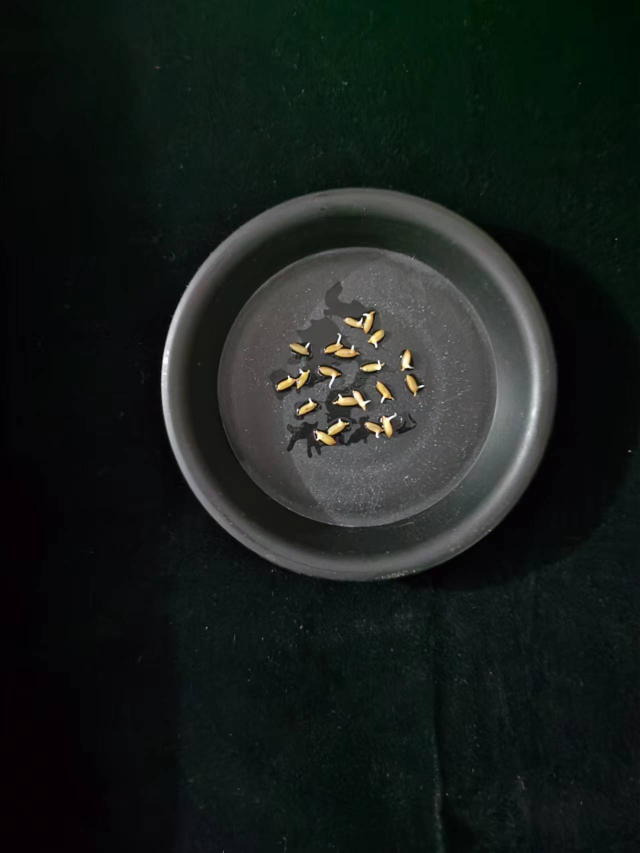
%> input picture GR_project/data/534/1.jpg, 1280 x 1706 px (shown at 1/2 size)
$ octave --eval "result = calcGrainNum('data/534/1.jpg');"   (GNU Octave 9; MATLAB toolbox functions it lacks are replaced by stand-ins)
%> lines starting %> are read from the running program, lines starting %| are printed output that depends on the picture; in (x1, y1, x2, y2) boxes, pixels count from 0 and x2, y2 are one past the last pixel; in counts of white or black regions, pixels touching at a corner belong together; the program's own positions count from 1
function [numOfGrains,numOfBud] = calcGrainNum(imagePath)
%> called with imagePath = 'data/534/1.jpg'
I=imread(imagePath);
%> I is the input picture: size 1706x1280x3 uint8; mean R, G, B 24.6, 31, 28.2
% imtool(I);
I_tmp = I;
I_tmp1 = I;
I_tmp2 = I;
I=double(I);
%> I: size 1706x1280x3 double
I_gray=I(:,:,1);
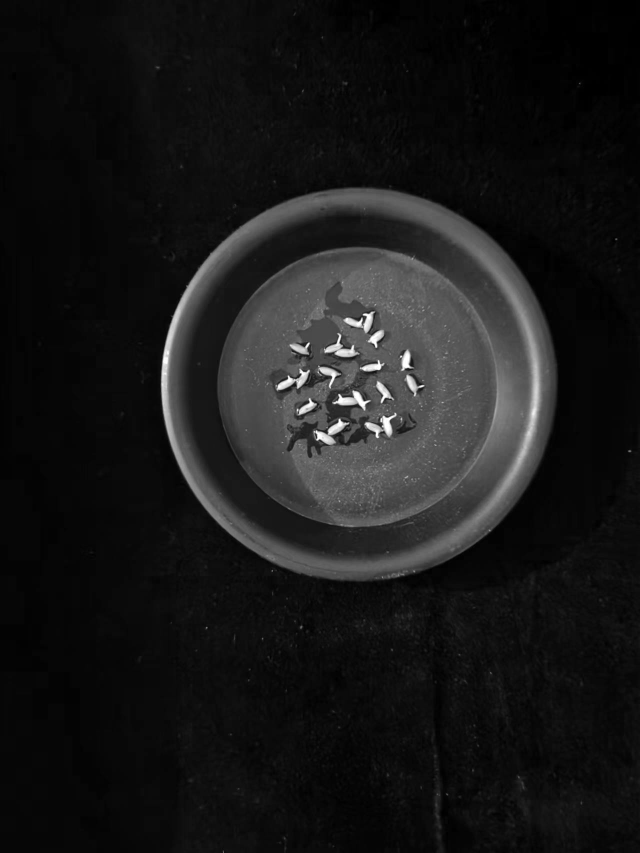
%> I_gray: size 1706x1280 double (shown at 1/2 size); min 0, max 255, mean 24.6
I_gray1=I(:,:,2);
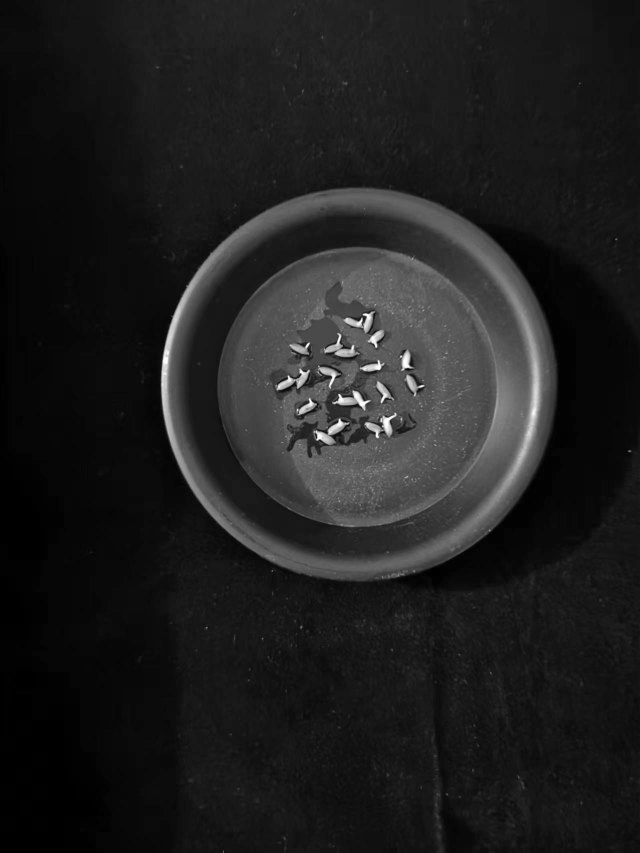
%> I_gray1: size 1706x1280 double (shown at 1/2 size); min 0, max 255, mean 31
size1=size(I);
%> size1 = [1706 1280 3]
I_column=reshape(I,size1(1)*size1(2),3);
thr1=60;thr2=60;
I1=I_column(:,1)-I_column(:,3);I1(I1>=thr1)=30;
I2=I_column(:,2)-I_column(:,3);I2(I2>=thr2)=30;
I4=I_column(:,1)+I_column(:,2)+I_column(:,3);
I1=[I1,I2];
matrix1=[40 40;0 0]; %定义2个初始聚类中心
idx=kmeans(I1,2,'Start',matrix1); %利用Start指定初始聚类中心
idx=idx-1;
temp1=mean(I4(idx==0));
%> temp1 = 405.4
temp2=mean(I4(idx==1));
%> temp2 = 81.6
if temp1>temp2
    idx=~idx;
%> idx = 2183680 logical values, 15016 true
end
idx_reshape=reshape(idx,size1(1),size1(2));
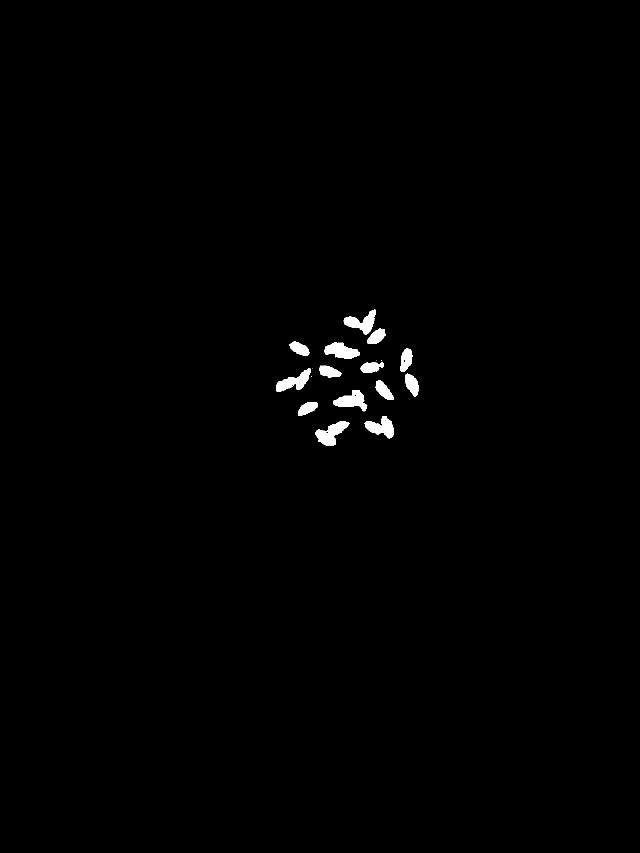
%> idx_reshape: size 1706x1280 logical (shown at 1/2 size); 0.69% white; 18 white regions (4 under 20 px), largest, box (x1, y1, x2, y2) and area: (631, 843, 700, 892) 1666, (667, 780, 735, 823) 1518, (649, 684, 720, 717) 1481


I1=idx_reshape;
I1 = bwareaopen(I1,80,4);%删除较小面积的连通图
%> I1: size 1706x1280 logical; 0.69% white; 14 white regions, largest, box (x1, y1, x2, y2) and area: (631, 843, 700, 892) 1666, (667, 780, 735, 823) 1518, (649, 684, 720, 717) 1480
I1=imfill(I1,'holes');
%> I1: size 1706x1280 logical; 0.69% white; 14 white regions, largest, box (x1, y1, x2, y2) and area: (631, 843, 700, 892) 1667, (667, 780, 735, 823) 1525, (649, 684, 720, 717) 1482

% [labeled,numObjects]=bwlabel(I1,4); %确定图像中的连通区域个数
labeled = bwlabeln(I1,4);
%> labeled: size 1706x1280 double; 15 distinct labels, from 0 to 14
numObjects=max(max(labeled));
%> numObjects = 14

%缩小每个连通区域的谷粒
each_grain_area_histogram=zeros(numObjects,256);   %统计连通区域红色分量直方图
for i=1:size1(1)
    for j=1:size1(2)
        temp=labeled(i,j);
        if temp~=0
            temp1=I_gray(i,j);
            temp1=temp1+1;
            each_grain_area_histogram(temp,temp1)=each_grain_area_histogram(temp,temp1)+1;
        end
    end
end
%> after the loop, temp1 = 97
each_grain_area_histogram_inflection_position=zeros(numObjects,1);
x=1:256;
d=5;
initial1=150;
for i=1:numObjects %对直方图进行平滑
     h=fspecial('gaussian',[1,100],7.5);
    each_grain_area_histogram(i,:)=imfilter(each_grain_area_histogram(i,:),h);
    %确定直方图的趋势线
    y=each_grain_area_histogram(i,:);
    r=polyfit(x,y,d);
    yv=r(1)*x.^5+r(2)*x.^4+r(3)*x.^3+r(4)*x.^2+r(5)*x+r(6);%直方图的趋势线
    [max1,indx1]=max(yv(initial1:255));
    indx1=indx1+initial1-2;
    for k=indx1:-1:2
        temp1=yv(k);%沿最大值向左下角找第一个谷点
        temp2=yv(k-1);
        temp3=yv(k+1);
        if temp1<=temp2 && temp1<=temp3
            break;
        end
    end
    each_grain_area_histogram_inflection_position(i,1)=k;
end
%> this loop made 14 passes
%> (r, max1, indx1) on passes 1 to 10: ([-4.75e-10 1.94e-07 -1.21e-05 -0.0027 0.293 -1.66], 12.62, 223), ([1.81e-10 -1.67e-07 4.98e-05 -0.00593 0.278 -1.76], 5.7, 194), ([9.92e-11 -1.06e-07 3.66e-05 -0.00502 0.259 -1.46], 5.12, 224), ([-2.42e-10 5.27e-08 1.81e-05 -0.00533 0.375 -2.07], 14.05, 227), ([-1.82e-10 4.97e-08 7.11e-06 -0.00282 0.208 -1.36], 6.2, 217), ([-8.22e-10 3.7e-07 -4.15e-05 -0.000857 0.259 -1.68], 14.69, 218), ([2e-10 -1.72e-07 5.72e-05 -0.00817 0.457 -2.88], 16.94, 254), ([-7.24e-10 3.87e-07 -6.36e-05 0.00284 0.0909 -0.602], 12.1, 227), ([-1.08e-10 3.74e-08 2.68e-06 -0.00182 0.152 -0.824], 6.55, 245), ([-1.97e-10 8.44e-08 -4.77e-06 -0.00159 0.198 -1.88], 11.75, 242)
%> after the loop, each_grain_area_histogram_inflection_position = [129; 95; 116; 123; 124; 128; 129; 141; 137; 127; 129; 138; 181; 129]
for i=1:size1(1)
    for j=1:size1(2)
        temp=labeled(i,j);
        if temp~=0
            if each_grain_area_histogram_inflection_position(temp,1)~=0 ...
                && I_gray(i,j)<each_grain_area_histogram_inflection_position(temp,1)
                I1(i,j)=0;
                labeled(i,j)=0;
            end
        end
    end
end
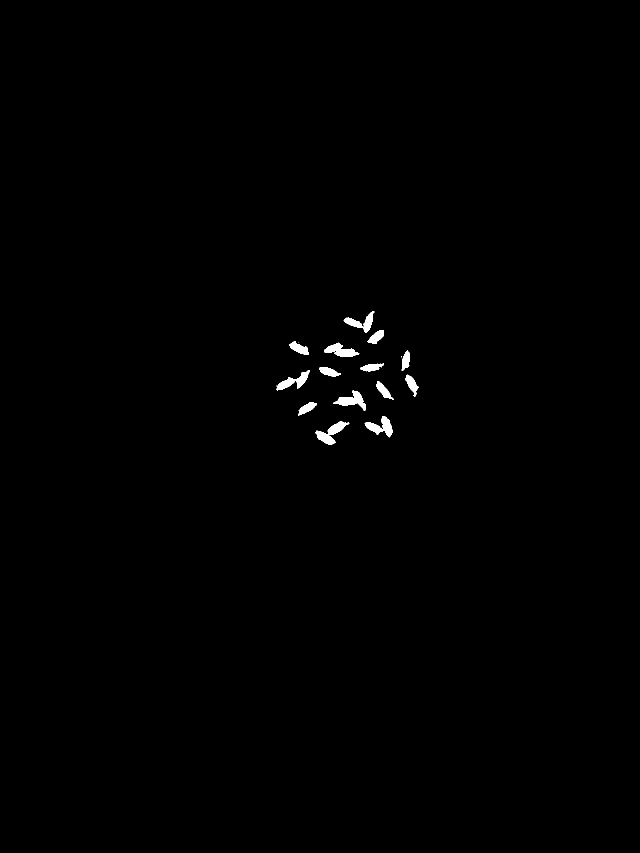
%> I1: size 1706x1280 logical (shown at 1/2 size); 0.47% white; 17 white regions (3 under 20 px), largest, box (x1, y1, x2, y2) and area: (631, 843, 699, 890) 1201, (667, 781, 731, 821) 1054, (729, 832, 785, 875) 1052
%> labeled: size 1706x1280 double; 15 distinct labels, from 0 to 14
 I1 = bwareaopen(I1,100,4);%删除较小面积的连通图

[labeled,numObjects]=bwlabel(I1,4); %确定图像中的连通区域个数
%> labeled: size 1706x1280 double; 15 distinct labels, from 0 to 14

each_grain_area=zeros(numObjects,1); %统计每个谷粒连通区域的面积
for i=1:size1(1)
    for j=1:size1(2)
        temp1=labeled(i,j);
        if temp1~=0
            each_grain_area(temp1)=each_grain_area(temp1)+1;
        end
    end
end
%> after the loop, each_grain_area = [978; 556; 488; 1201; 489; 1011; 1054; 922; 472; 1052; 511; 513; 435; 526]
[sort_each_grain_area indx]=sort(each_grain_area);
%> sort_each_grain_area = [435; 472; 488; 489; 511; 513; 526; 556; 922; 978; 1011; 1052; 1054; 1201]; indx = [13; 9; 3; 5; 11; 12; 14; 2; 8; 1; 6; 10; 7; 4]

h1=fspecial('gaussian',3,0.65);
smooth_sort_each_grain_area=imfilter(sort_each_grain_area,h1); %面积分布曲线图高斯平滑
%> smooth_sort_each_grain_area = [222.9; 290.2; 300.9; 305.7; 314.6; 319.4; 328.2; 384.4; 535.3; 603.8; 627.9; 647.8; 670.7; 586.1]

sort_each_grain_area_grad=gradient(smooth_sort_each_grain_area,1);
%> sort_each_grain_area_grad = [67.35; 38.99; 7.74; 6.84; 6.85; 6.83; 32.47; 103.5; 109.7; 46.32; 22; 21.4; -30.88; -84.68]

sort_each_grain_area_grad2=gradient(sort_each_grain_area_grad,1);%梯度曲线再求梯度
%> sort_each_grain_area_grad2 = [-28.36; -29.8; -16.08; -0.446; -0.00367; 12.81; 48.35; 38.62; -28.61; -43.86; -12.46; -26.44; -53.04; -53.8]

start0=0; end0=0;
for i=2:numObjects-1
    if sort_each_grain_area_grad2(i-1)<0&&sort_each_grain_area_grad2(i+1)>0
        start0=i;
        break;
    end
end
%> this loop made 4 passes
%> start0 on pass 4: 5
for i=start0+1:numObjects-3
    temp=(sort_each_grain_area(i+3)-sort_each_grain_area(i))/sort_each_grain_area(i);
    if temp>0.2
        end0=i;
        break;
    end
end
%> this loop made 1 pass
%> (i, temp, end0) on pass 1: (6, 0.797, 6)

if end0==0     %图像中的谷粒都是单个独立摆放的，无粘连
    end0=numObjects;
end

% h2=fspecial('gaussian',7,10);
% smooth_sort_each_grain_area_grad=imfilter(sort_each_grain_area_grad,h2); %梯度曲线图高斯平滑
% figure;plot(x,smooth_sort_each_grain_area_grad);
%确定最优单个谷粒面积
min_error=1000000;
for i=start0:end0
    total_error=0;
    total_number=0;
    for j=start0:end0
        temp1=fix(sort_each_grain_area(j)/sort_each_grain_area(i));%取整数部分
        temp3=sort_each_grain_area(j)/sort_each_grain_area(i);
        if (temp1==0 || temp1==1)
            total_error=total_error+abs((1-temp3));
            total_number=total_number+1;
        end
    end
    total_error=total_error/total_number;
    if total_error<min_error
        min_error=total_error;
        one_grain_area=sort_each_grain_area(i);
        opt_grain_index=indx(i);
    end
end
%> this loop made 2 passes
%> (i, total_error, min_error, one_grain_area, opt_grain_index) on passes 1 to 2: (5, 0.00196, 0.00196, 511, 11), (6, 0.00195, 0.00195, 513, 12)
%谷粒计数
threshold1=0.5;
threshold2=0.4;
total1=0;
contain=zeros(numObjects,1);   %记录每个谷粒连通区域包含的谷粒数
contain1=zeros(numObjects,1);   %记录每个谷粒连通区域包含的谷粒数

for i=1:numObjects
    temp1=fix(each_grain_area(i)/one_grain_area);%取整数部分
    temp2=each_grain_area(i)/one_grain_area-temp1;%取小数部分
    contain1(i)=each_grain_area(i)/one_grain_area;
    if temp1==0&&temp2>threshold1
        total1=total1+1;
        contain(i,1)=1;
    end
    if temp1>0&&temp2>threshold1
        total1=total1+temp1+1;
        contain(i,1)=temp1+1;
    end
    if temp1>0&&temp2<threshold1
        total1=total1+temp1;
        contain(i,1)=temp1;
    end
end
%> this loop made 14 passes
%> (temp1, temp2, total1) on passes 1 to 12: (1, 0.906, 2), (1, 0.0838, 3), (0, 0.951, 4), (2, 0.341, 6), (0, 0.953, 7), (1, 0.971, 9), (2, 0.0546, 11), (1, 0.797, 13), (0, 0.92, 14), (2, 0.0507, 16), (0, 0.996, 17), (1, 0, 18)
%> after the loop, contain = [2; 1; 1; 2; 1; 2; 2; 2; 1; 2; 1; 1; 1; 1]; contain1 = [1.91; 1.08; 0.951; 2.34; 0.953; 1.97; 2.05; 1.8; 0.92; 2.05; 0.996; 1; 0.848; 1.03]


optGrain=zeros(size1(1),size1(2));
for i=1:size1(1)
    for j=1:size1(2)
        ttt=labeled(i,j);
        if ttt==opt_grain_index
%             g=I_gray(i,j);
            optGrain(i,j)=1;
        end
    end
end
%------------------统计萌发种子数目-----------------------------------------
white_threshold=160;%定义白色的阈值
white_connected=zeros(size1(1),size1(2));
for i=1:size1(1)
    for j=1:size1(2)
        if labeled(i,j)==0 && I_gray(i,j)>white_threshold&& I_gray1(i,j)>white_threshold
            white_connected(i,j)=1;
        else
            white_connected(i,j)=0;
        end
    end
end

% figure;imshow(white_connected)
min_bud_area=fix(one_grain_area/50);%确定最小胚芽面积
white_connected = bwareaopen(white_connected,min_bud_area,4);%删除较小面积的连通图
max_bud_area=fix(one_grain_area/3);%确定最大胚芽面积
white_connected = bwareaopen1(white_connected,max_bud_area,4);%删除较大面积的连通图

[white_labeled,white_numObjects]=bwlabel(white_connected,4); %确定图像中的连通区域个数
isWhiteConnectGrain=zeros(white_numObjects,1);   %标记白色连通区域是否与谷粒连通区域相连
for i=2:size1(1)-1
    for j=2:size1(2)-1
        temp1=white_labeled(i,j);
        if temp1==0
            continue;
        end
        if isWhiteConnectGrain(temp1)==1
            continue;
        end
        if temp1>0 && (labeled(i-1,j)>0 || labeled(i+1,j)>0 ...
            || labeled(i,j-1)>0 || labeled(i,j+1)>0)
            isWhiteConnectGrain(temp1)=1;
        end
    end
end
new_white_connected=zeros(size1(1),size1(2)); %与谷粒相连的白色区域
for i=2:size1(1)-1
    for j=2:size1(2)-1
        temp1=white_labeled(i,j);
        if temp1==0
            continue;
        end
       if isWhiteConnectGrain(temp1)==1
            new_white_connected(i,j)=1;
       end
    end
end
new_white_labeled = bwlabeln(new_white_connected,8);
new_white_numObjects=max(max(new_white_labeled));
new_white_connected_perimeter=regionprops(new_white_labeled, 'Perimeter');   %白色连通区域周长

mark_touch_area=zeros(new_white_numObjects,1);    %标记每个胚芽所属的谷粒连通区域
touchPixelsNum=zeros(new_white_numObjects,1);     %标记每个白色连通区域与谷粒粘连处的像素点数目
isTouchPixels=zeros(size1(1),size1(2));         %标记白色像素点是否点与谷粒粘连

for i=2:size1(1)-1
    for j=2:size1(2)-1
        temp1=new_white_labeled(i,j);

        if temp1==0
            continue;
        end
        if temp1>0 && (labeled(i-1,j)>0 || labeled(i+1,j)>0 ...
            || labeled(i,j-1)>0 || labeled(i,j+1)>0)

            if labeled(i-1,j)>0
                mark_touch_area(temp1)=labeled(i-1,j);
                touchPixelsNum(temp1)=touchPixelsNum(temp1)+1;  %如果一个白色连通区域与多个不同的谷粒区域相连，算法只标记一个相连的谷粒连通区域
                isTouchPixels(i,j)=temp1;
                continue;
            elseif labeled(i+1,j)>0
                mark_touch_area(temp1)=labeled(i+1,j);
                touchPixelsNum(temp1)=touchPixelsNum(temp1)+1;
                isTouchPixels(i,j)=temp1;
                continue;
            elseif labeled(i,j-1)>0
                mark_touch_area(temp1)=labeled(i,j-1);
                touchPixelsNum(temp1)=touchPixelsNum(temp1)+1;
                isTouchPixels(i,j)=temp1;
                continue;
            else
                mark_touch_area(temp1)=labeled(i,j+1);
                touchPixelsNum(temp1)=touchPixelsNum(temp1)+1;
                isTouchPixels(i,j)=temp1;
            end
        end
    end
end

div1=zeros(new_white_numObjects,1);

mark_whiteRegion_isValid=zeros(new_white_numObjects,1);
for i=1:new_white_numObjects
       div1(i)=touchPixelsNum(i)/new_white_connected_perimeter(i).Perimeter;
      if div1(i)<0.4
        mark_whiteRegion_isValid(i)=1;
      end
end
new_white_connected3=zeros(size1(1),size1(2));
for i=1:size1(1)
    for j=1:size1(2)
        l=new_white_labeled(i,j);
        if l==0
            continue;
        end
        if(mark_whiteRegion_isValid(l)==0)
            new_white_connected3(i,j)=0;
        end
        if(mark_whiteRegion_isValid(l)==1)
            new_white_connected3(i,j)=1;
        end
    end
end
numOfGrains=total1;
numOfBud=sum(mark_whiteRegion_isValid);
if numOfBud>numOfGrains
    numOfBud=numOfGrains;
end
%谷粒彩色图像
for i=1:size1(1)
    for j=1:size1(2)
        tt=labeled(i,j);
        if tt>0
            I_tmp(i,j,1)=255;
            I_tmp(i,j,2)=255;
            I_tmp(i,j,3)=0;
        end
% [5 lines of commented-out code are left out]
    end
end
%> (the run ends here)
